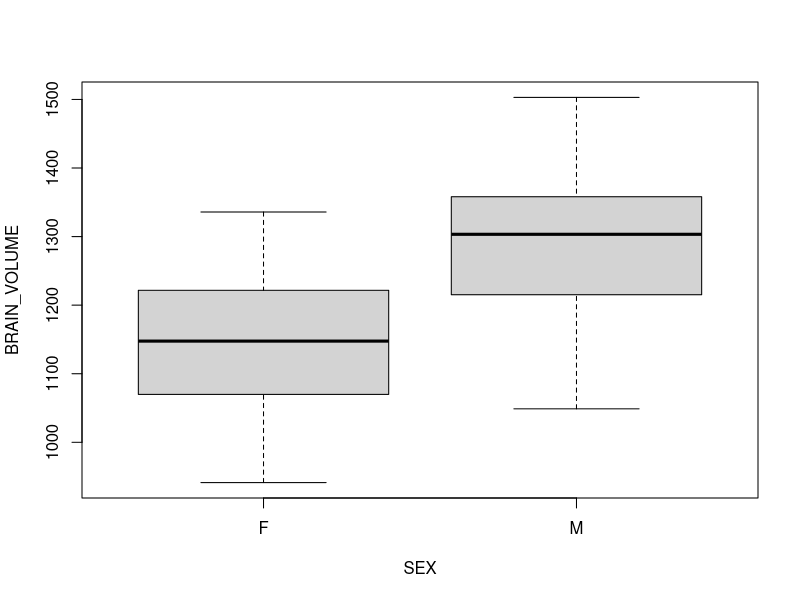

This chart was generated by the following R code: (Note: this script raises an error after producing the figure.)
# We will create a simple analysis with a real data set.
# The data set contains 100 participants (50 female/50 male).
# For each participant, we measured head size and brain volume from structural MRI scans.

##############################
# Read in data from the comma-separated value file Brain_Size.csv.
# Use the read_csv function and assign the result to a new variable my_data.
# What class does this variable have? Use the class function.
my_data <- read.csv("Brain_Size.csv")

# Look at the data with the View function (capital V).
View(my_data)

# Make a new data frame my_data_filter where you remove all participants
# with head sizes below 50 and brain volume above 1400.
# Use the subset function for this.
my_data_filter <- subset(my_data, HEAD_SIZE > 50 & BRAIN_VOLUME < 1400)

# Use aggregate to calculate the mean Brain Volume size for each gender.
# Use the ~ operator and assign the result of the aggregate function to a new variable.
my_data_mean <- aggregate(BRAIN_VOLUME ~ SEX, data = my_data, FUN = mean)

# Calculate a new variable/column in my_data (rel_BV) that gives the BRAIN_VOLUME 
# normalized for HEAD_SIZE.
my_data$rel_BV <- my_data$BRAIN_VOLUME / my_data$HEAD_SIZE

# Create a boxplot of the comparison of BRAIN_VOLUME and SEX.
# Use the boxplot function and again use the ~ operator for the formula.
boxplot(BRAIN_VOLUME ~ SEX, data = my_data)

# Calculate a t-test comparing the Brain Volume between males and females.
# Assign the result to a separate variable and print the result.
# Again use the ~ operator to relate variables to each other.
t_1 <- t.test(BRAIN_VOLUME ~ SEX, data = my_data)
print(t_1)

# Calculate a linear regression with BRAIN_VOLUME as the dependent variable
# and HEAD_SIZE as the independent variable.
# Use the lm function for this, assign the results to a variable, and use the summary function.
m_1 <- lm(BRAIN_VOLUME ~ HEAD_SIZE, data = my_data)
summary(m_1)

# For the model check, we need an additional library.
# Install the package car with the install.packages function, then load the library into your workspace.
# install.packages("car")
library(car)

# Perform model check.
# Now we can perform a model check and see whether the residuals are normally distributed.
# Use the qqPlot function from the car package.
qqPlot(m_1)

# We can also plot (plot function) the residuals (extracted from the model via the residuals function)
# against the fitted values (extracted via the fitted function).
plot(residuals(m_1) ~ fitted(m_1))

# Now add an additional variable SEX to your linear model from above by extending the formula
# through the + operator. Assess the results with the summary function.
m_2 <- lm(BRAIN_VOLUME ~ SEX + HEAD_SIZE, data = my_data)
summary(m_2)
